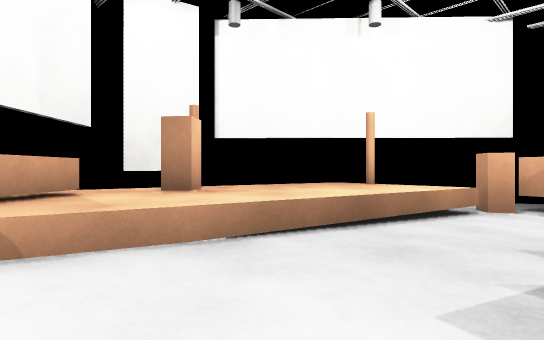
View 1 (above)

13 first-person views from a walk through a scene from a Unity 3-D project. The camera is 0.72 m above the floor, looks level and sees 75° across. The floor is counted in squares, 1 m on a side. Each view is taken from the middle of a square. On the plan, view 1 faces up. The plan holds only what a view shows up to about 11 squares ahead; the rest is blank. Surface patterns are stand-ins for the level's own textures.

View 2
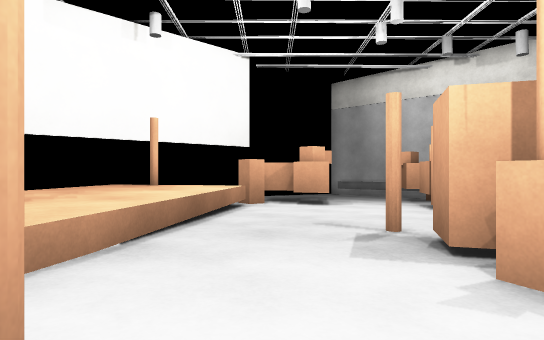

View 3
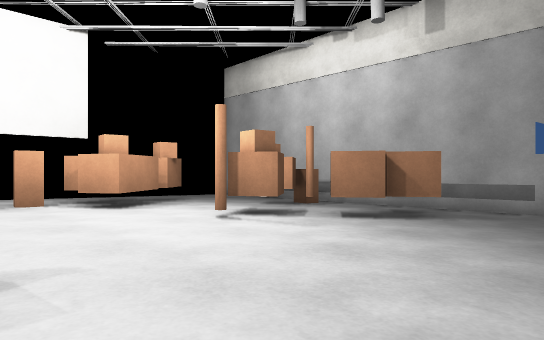

View 4
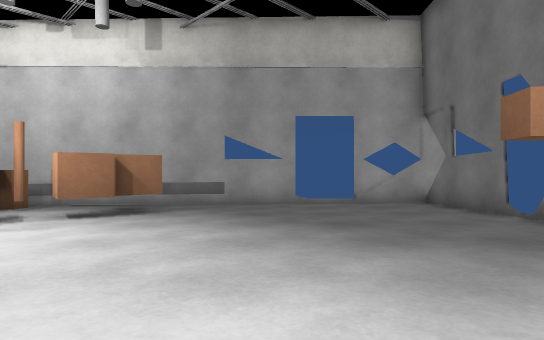

View 5
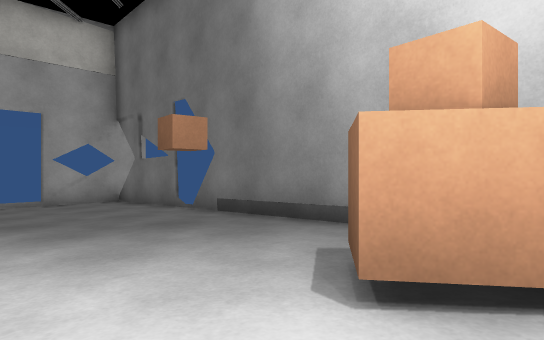

View 6
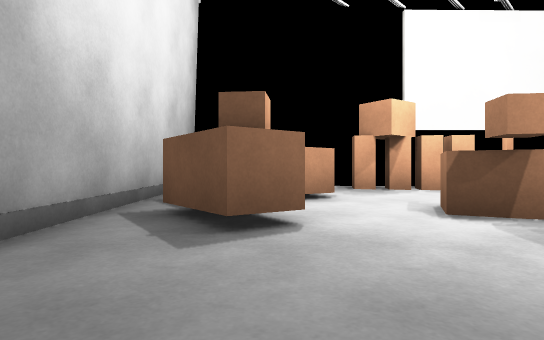

View 7
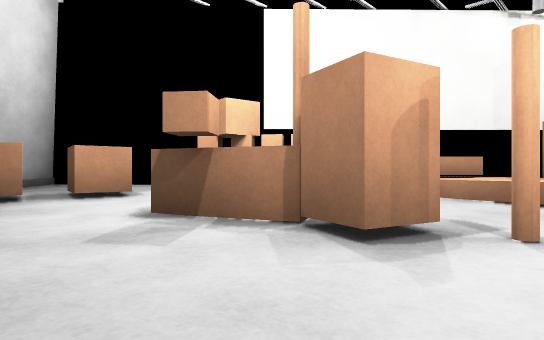

View 8
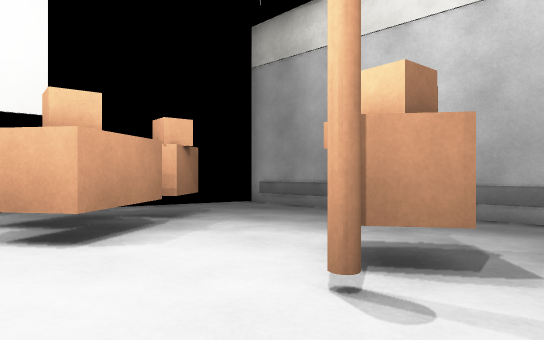

View 9
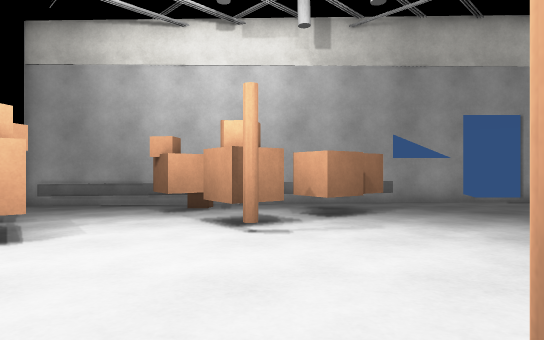

View 10
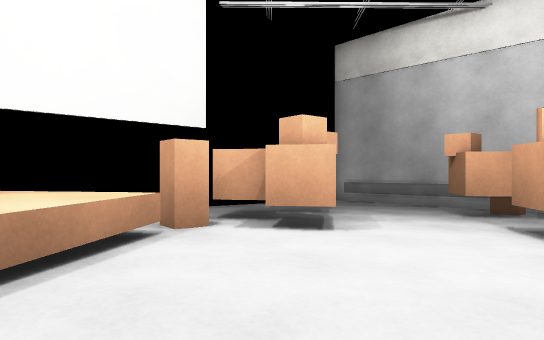

View 11
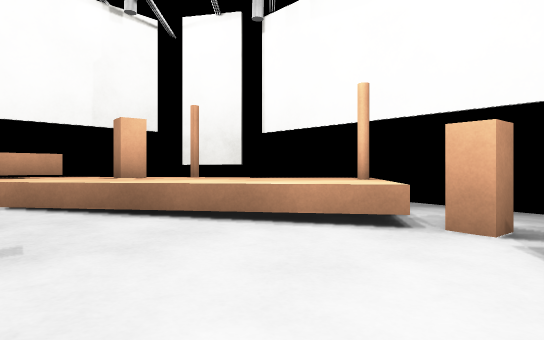

View 12
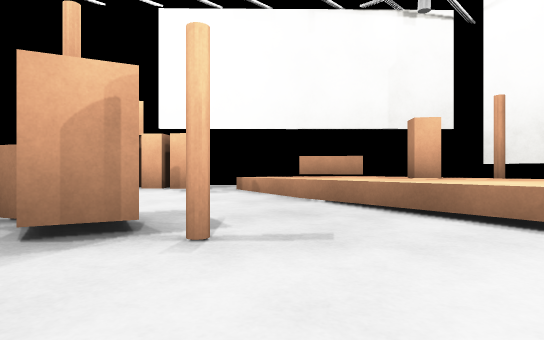

View 13
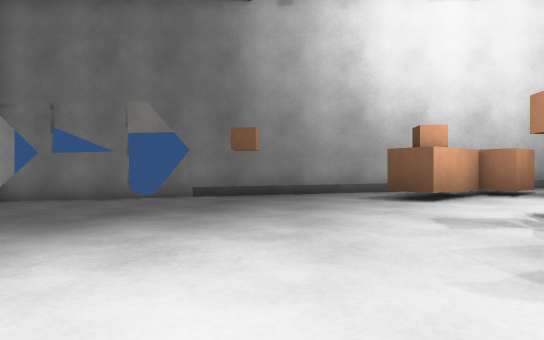

### Floor plan
Key: @ floor where view 1 was taken; # wall or solid block; x gap in a wall; . main floor; : floor 0.05 m higher than the main floor; - floor 0.05 m lower than the main floor; + floor 0.1 m higher than the main floor; _ floor 0.1 m lower than the main floor; * floor 0.15 m higher than the main floor; < floor 0.15 m lower than the main floor; % floor 0.2 m higher than the main floor; ( floor 0.2 m lower than the main floor; & floor 0.25 m higher than the main floor; = window, fence, low wall or low ledge; ^ raised ledge; C brown cylinder; B brown block; R brown cube.
Columns run from 4 left of view 1 to 13 right of it. Each row starts with its distance up from view 1.
 11        #####
 10 #####^^..--_<<((#
  9 ##  ^^C^.--BR<((#
  8 #%C^^^^^.BBBRR<(#
  7 #^^^^^^^^BBB_<<(#
  6 ^^BB^^^:..B__<R(#
  5 ^^^^^^::..--_<RB#
  4 ^^^^^+::..--R_<C#
  3 #^^**++:..-CRR<< #
  2  =%**++C:.--_RRB(#
  1  BC**+BB:..--RBB(#
  0  B%%@CB::..--__<(#
 -1 #B%%*B+::..--__<<#
 -2 #B%%**++::.--__<<#
 -3  RRR**++::..-__<<#
 -4   &RR*R+::..--_<<(
 -5  &&%RBR+::..--__<#
 -6 ##&%%**++:..--__<#
 -7  #######==##xx####

Where each view was taken, in squares from view 1:
view 1: 0 up, 0 right, facing up
view 2: 0 up, 2 left, facing up-right
view 3: 2 down, 3 right, facing up-right
view 4: 2 down, 2 right, facing right
view 5: 2 down, 1 right, facing down-right
view 6: 4 down, 6 right, facing left
view 7: 0 up, 6 right, facing left
view 8: 2 up, 5 right, facing up-right
view 9: 3 up, 2 right, facing right
view 10: 3 up, 2 right, facing up-right
view 11: 3 up, 6 right, facing up-left
view 12: 3 up, 6 right, facing left
view 13: 3 up, 5 right, facing down
